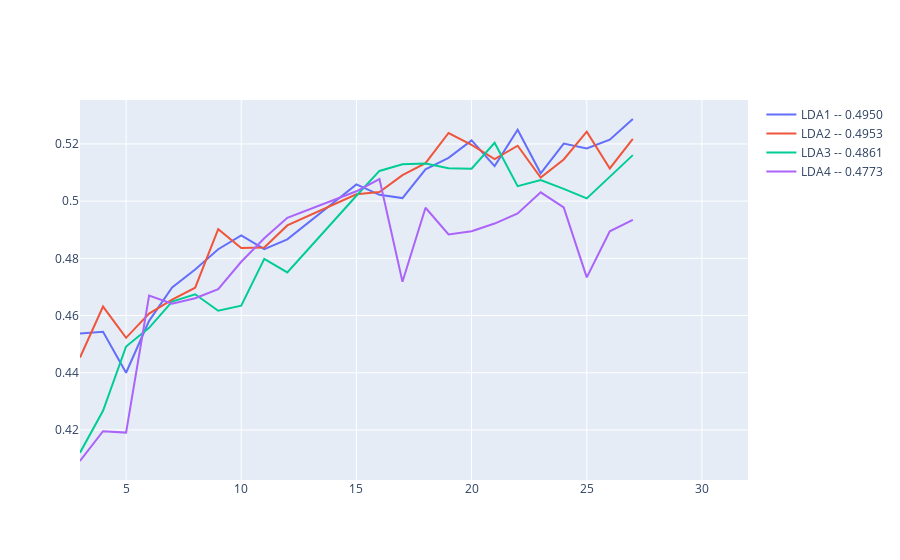

The notebook cell this image was saved under:
### Code cell
# Selected the D1 config based on the results above
review_this = full_coherence_data[(full_coherence_data['Range']==rng) & (full_coherence_data['Config']=='D1')]


import plotly.graph_objects as go
import numpy as np

x_axis_vals = list(full_coherence_data['N_Topics'].unique())

series_names = sorted(list(review_this['Setting'].unique()))
#series_names = ['LDA2']
fig = go.Figure()

for setting in series_names:

    graph_data = review_this[(review_this['Setting']==setting)]
    graph_data

    score_dict = graph_data.set_index('N_Topics')[['CS_Ave']].to_dict()['CS_Ave']

    # For each possible topic number, fill in the corresponding socre. Use None if no score was provided for that number of topics for that model.
    y_axis_vals = [score_dict[x] if x in score_dict else None for x in x_axis_vals]
    # Calculate the average coherence score for the setting 
    y_ave = np.mean(list(score_dict.values()))
    
    fig.add_trace(go.Scatter(
        x=x_axis_vals,
        y=y_axis_vals,
        name = setting + " -- {:.4f}".format(y_ave), # Style name/legend entry with html tags
        connectgaps=True # override default to connect the gaps
    ))

fig.show()

### Figure 1 — Plotly figure (JSON) as saved in the notebook; plotly's stock layout.template omitted (floating-point values rounded to 4 significant figures)
{"data": [{"connectgaps": true, "name": "LDA1 -- 0.4950", "type": "scatter", "x": [3, 4, 5, 6, 7, 8, 9, 10, 11, 12, 15, 16, 17, 18, 19, 20, 21, 22, 23, 24, 25, 26, 27, 28, 32], "y": [0.4537, 0.4543, 0.44, 0.4582, 0.4698, 0.4761, 0.4832, 0.488, 0.4832, 0.4866, 0.5059, 0.5022, 0.5011, 0.5111, 0.5151, 0.5212, 0.5123, 0.525, 0.5097, 0.5201, 0.5184, 0.5215, 0.5287, null, null]}, {"connectgaps": true, "name": "LDA2 -- 0.4953", "type": "scatter", "x": [3, 4, 5, 6, 7, 8, 9, 10, 11, 12, 15, 16, 17, 18, 19, 20, 21, 22, 23, 24, 25, 26, 27, 28, 32], "y": [0.4453, 0.4631, 0.4522, 0.4607, 0.4656, 0.4697, 0.4902, 0.4836, 0.4838, 0.4915, 0.5024, 0.5032, 0.5091, 0.5133, 0.5238, 0.5196, 0.5147, 0.5194, 0.5082, 0.5146, 0.5243, 0.5114, 0.5218, null, null]}, {"connectgaps": true, "name": "LDA3 -- 0.4861", "type": "scatter", "x": [3, 4, 5, 6, 7, 8, 9, 10, 11, 12, 15, 16, 17, 18, 19, 20, 21, 22, 23, 24, 25, 26, 27, 28, 32], "y": [0.4121, 0.4267, 0.4492, 0.4557, 0.4649, 0.4674, 0.4617, 0.4635, 0.4798, 0.4751, 0.5019, 0.5106, 0.5129, 0.5131, 0.5115, 0.5113, 0.5204, 0.5052, 0.5074, 0.5043, 0.5009, 0.5085, 0.5161, null, null]}, {"connectgaps": true, "name": "LDA4 -- 0.4773", "type": "scatter", "x": [3, 4, 5, 6, 7, 8, 9, 10, 11, 12, 15, 16, 17, 18, 19, 20, 21, 22, 23, 24, 25, 26, 27, 28, 32], "y": [0.4091, 0.4195, 0.4191, 0.467, 0.4641, 0.466, 0.4692, 0.4788, 0.487, 0.4942, 0.5034, 0.5077, 0.4718, 0.4977, 0.4884, 0.4895, 0.4922, 0.4957, 0.5031, 0.4978, 0.4733, 0.4894, 0.4934, null, null]}], "layout": {}}
